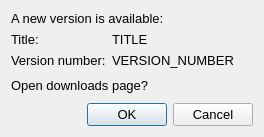
<?xml version="1.0" encoding="UTF-8"?>
<ui version="4.0">
 <class>UpdateDialog</class>
 <widget class="QWidget" name="UpdateDialog">
  <property name="geometry">
   <rect>
    <x>0</x>
    <y>0</y>
    <width>264</width>
    <height>137</height>
   </rect>
  </property>
  <property name="font">
   <font>
    <pointsize>10</pointsize>
   </font>
  </property>
  <property name="windowTitle">
   <string>Update Available!</string>
  </property>
  <property name="windowIcon">
   <iconset resource="../resources/resources.qrc">
    <normaloff>:/icons/gm-companion/icon256.png</normaloff>:/icons/gm-companion/icon256.png</iconset>
  </property>
  <layout class="QVBoxLayout" name="verticalLayout">
   <item>
    <widget class="QLabel" name="label">
     <property name="sizePolicy">
      <sizepolicy hsizetype="Preferred" vsizetype="Maximum">
       <horstretch>0</horstretch>
       <verstretch>0</verstretch>
      </sizepolicy>
     </property>
     <property name="text">
      <string>A new version is available:</string>
     </property>
    </widget>
   </item>
   <item>
    <layout class="QFormLayout" name="formLayout">
     <item row="0" column="0">
      <widget class="QLabel" name="label_2">
       <property name="text">
        <string>Title:</string>
       </property>
      </widget>
     </item>
     <item row="0" column="1">
      <widget class="QLabel" name="label_title">
       <property name="text">
        <string>TITLE</string>
       </property>
      </widget>
     </item>
     <item row="1" column="0">
      <widget class="QLabel" name="label_3">
       <property name="text">
        <string>Version number:</string>
       </property>
      </widget>
     </item>
     <item row="1" column="1">
      <widget class="QLabel" name="label_versionNumber">
       <property name="text">
        <string>VERSION_NUMBER</string>
       </property>
      </widget>
     </item>
    </layout>
   </item>
   <item>
    <widget class="QLabel" name="label_4">
     <property name="text">
      <string>Open downloads page?</string>
     </property>
    </widget>
   </item>
   <item>
    <widget class="QDialogButtonBox" name="buttonBox">
     <property name="standardButtons">
      <set>QDialogButtonBox::Cancel|QDialogButtonBox::Ok</set>
     </property>
    </widget>
   </item>
  </layout>
 </widget>
 <resources>
  <include location="../resources/resources.qrc"/>
 </resources>
 <connections/>
</ui>
